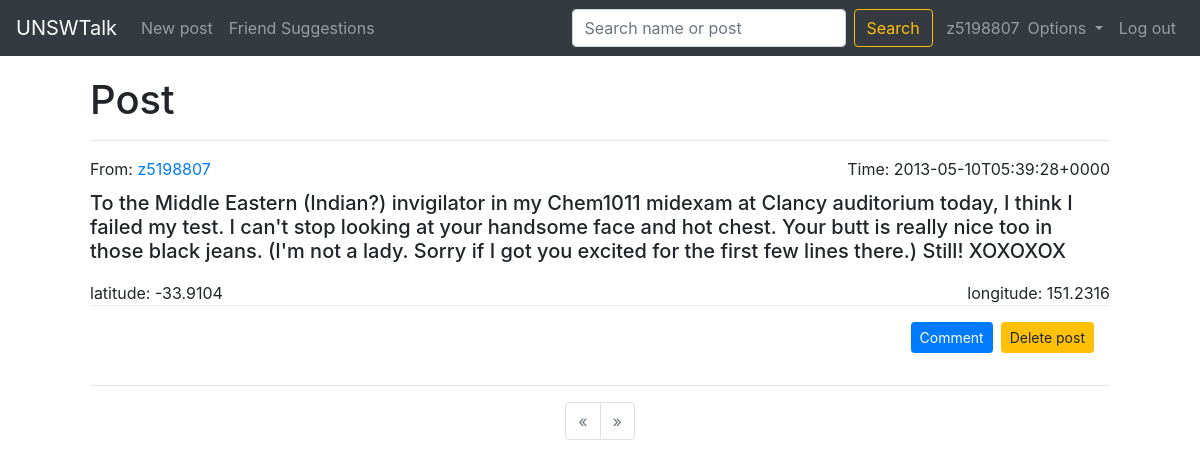
Screenshot of /post/1/ (signed in) with the database file from the repository.
### tables this page shows
CREATE TABLE posts(
ID INTEGER PRIMARY KEY AUTOINCREMENT,
MESSAGE TEXT,
'FROM' TEXT NOT NULL,
'TIME' TEXT NOT NULL,
LATITUDE NUMERIC,
LONGITUDE NUMERIC
);

### UNSWtalk.py (the view, shortened to what this page needs)
@app.route("/post/", methods=['GET'])
@app.route("/post/<int:pid>/", methods=['GET'])
@login_required
def post(pid):
    try:
        session['viewing_post'] = pid
        post = DB.SearchPostsByID(pid)
        post = escape_message([post])[0]
        if 'page' in request.args:
            pagination_num = int(request.args['page'])
        else:
            pagination_num = 1
        comments = DB.SearchCommentByPostID(pid)
        total_page = math.ceil(len(comments)/page_size)
        comments = comments[(pagination_num-1)*page_size:pagination_num*page_size]
        crl = []
        User_img_path = DB.GetAllUserImg()
        return render_template("post.html",mpost=post,crl=crl,total_page=total_page,
        pagination_num=pagination_num,User_img_path=User_img_path)
    except Exception as e:
        raise e
        return redirect(url_for('main'))

### Helper.py (called while the page is built)
    def GetAllUserImg(self):
        result = {}
        with sqlite3.connect(self.DBname) as conn:
            c = conn.cursor()
            c.execute("select ZID, IMG from user_info")
            for line in c.fetchall():
                result[line[0]] = line[1]
        return result

    def SearchPostsByID(self,id):
        with sqlite3.connect(self.DBname) as conn:
            c = conn.cursor()
            c.execute(f"select * from posts where ID = (?)",[id])
            line = c.fetchone()
            result = {'id':line[0],'message':line[1],'from':line[2],'time':line[3],
                                'latitude':line[4],'longitude':line[5]}
        return result

    def SearchCommentByPostID(self,post_id):
        result = []
        with sqlite3.connect(self.DBname) as conn:
            c = conn.cursor()
            c.execute(f"select * from comments where POSTID = (?)",[post_id])
            for line in c.fetchall():
                result.append({'id':line[0],'message':line[1],'from':line[2],'time':line[3],'post_ID':line[4]})
        return result

### UNSWtalk.py (called while the page is built)
def login_required(f):
    @wraps(f)
    def wrap(*args, **kwargs):
        if 'login' in session and session['login']:
            return f(*args, **kwargs)
        else:
            flash("You need to login first")
            return redirect(url_for('main'))
    return wrap

### templates/post.html (shortened to what this page needs)
{% extends "main.html" %}
{% block body %}
<div class="">
    <h1>Post</h1>
    <hr />
    <div class="d-flex w-100 justify-content-between">
        <samll>From:<a href="{{url_for('user_info') + mpost['from']|safe}}"> {{ mpost['from'] }}</a></samll>
        <samll>Time: {{ mpost['time'] }}</samll>
    </div>
    <h5 style="padding-top:10px;padding-bottom:10px">{{mpost['message']|safe}}</h5>
    <div class="d-flex w-100 justify-content-between">
        <samll>latitude: {{ mpost['latitude'] }}</samll>
        <samll>longitude: {{ mpost['longitude'] }}</samll>
    </div>
    <div class="modal-footer">
        <button class="btn btn-primary btn-sm" type="button padding-bottom:10px" data-toggle="collapse" data-target="#postcollapse" aria-expanded="false" aria-controls="postcollapse">
            Comment
        </button>
        {% if mpost['from'] == session['zid'] %}
        <form action="{{url_for('delete_post')}}" method="post">
                <button type="submit" class="btn btn-warning btn-sm" name="Delete_post">Delete post</button>
        </form>
        {% endif %}
    </div>
    <hr />
</div>
<nav aria-label="Page navigation example">
    <ul class="pagination justify-content-center">
        {% if (pagination_num-1) >= 1%}
        <li class="page-item">
            <a class="page-link" href="{{url_for('post')+session['viewing_post']|safe}}?page={{pagination_num-1}}" aria-label="Previous">
                <span aria-hidden="true">&laquo;</span>
                <span class="sr-only">Previous</span>
            </a>
        </li>
        {% else %}
        <li class="page-item disabled">
            <a class="page-link" href="" aria-label="Previous">
                <span aria-hidden="true">&laquo;</span>
            </a>
        </li>
        {% endif %}
        {% if (pagination_num) >= total_page %}
        <li class="page-item disabled">
            <a class="page-link" href="" aria-label="Next">
                <span aria-hidden="true">&raquo;</span>
            </a>
        </li>
        {% endif %}
    </ul>
</nav>
{% endblock %}

### templates/main.html (shortened to what this page needs)
{% extends "header.html" %}
{% block content %}
{% if 'login' in session and session['login'] %}
    {% block body %}
    {% endblock %}
{% endif %}
{% endblock %}

### templates/header.html (shortened to what this page needs)
<!DOCTYPE html>
<html lang="en">
<head>
    <link rel="stylesheet" href="https://maxcdn.bootstrapcdn.com/bootstrap/4.0.0-beta/css/bootstrap.min.css">
</head>
<body>
<nav class="navbar navbar-expand-lg navbar-dark bg-dark">
    <div class="collapse navbar-collapse" id="navbarTogglerDemo01">
        <a class="navbar-brand" href="{{ url_for('main') }}">UNSWTalk</a>
        <ul class="navbar-nav mr-auto mt-2 mt-lg-0">
            <li class="nav-item">
                <a class="nav-link" href="{{url_for('new_post')}}">New post</a>
            </li>
            <li class="nav-item">
                <a class="nav-link" href="{{url_for('friend_suggestion')}}">Friend Suggestions</a>
            </li>
        </ul>
        {% if not session.login %}
        <form class="form-inline my-2 my-lg-0" method="post" action="{{url_for('log_in_out_function')}}">
            <input class="form-control mr-sm-2" type="text" placeholder="zID" name="zid" value="{{ request.form.zid }}">
            <input class="form-control mr-sm-2" type="password" placeholder="password" name="password" value="{{ request.form.password }}">
            <button class="btn btn-outline-warning my-2 my-sm-0" type="submit">Login</button>
        </form>
        <ul class="navbar-nav">
            <li class="nav-item">
                <a class="nav-link" href="{{ url_for('forget_pass')}}">Forget password?</a>
            </li>
            <li class="nav-item">
                <a class="nav-link" href="{{ url_for('sign_up') }}">Sign up</a>
            </li>
        </ul>
        {% else %}
        <ul class="navbar-nav inline">
            <form class="form-inline my-2 my-lg-0" method="post" action="{{url_for('searchresult')}}">
                <input class="form-control mr-sm-2" type="text" placeholder="Search name or post" name="smessage" value="">
                <button class="btn btn-outline-warning my-2 my-sm-0" type="submit">Search</button>
            </form>
            <span class="navbar-text">
            </span>
            <span class="navbar-text">
                {{ session.zid }}
            </span>
            <li class="nav-item dropdown">
                <a class="nav-link dropdown-toggle" href="https://example.com" id="navbarDropdownMenuLink" data-toggle="dropdown" aria-haspopup="true" aria-expanded="false">
                    Options
                </a>
            </li>
            <li class="nav-item">
                <a class="nav-link" href="{{ url_for('log_in_out_function') }}?logout=True">Log out</a>
            </li>
        </ul>
        {% endif %}
    </div>
</nav>
<div class="container" style="min-height:100%;width:80%;padding-top:20px">
</div>
<div class="container">
    <div class="container">
        <div class="container">
            <div class="container">
    {% block content %}{% endblock %}
</div>
</body>
</html>

### rows the page displays
posts: from "z5198807", time "2013-05-10T05:39:28+0000", message "To the Middle Eastern (Indian?) invigilator in my Chem1011 midexam at Clancy auditorium today, I think I failed my test. I can't stop looking at your handsome face and hot chest. Your butt is really nice too in those black jeans. (I'm not a lady. Sorry if I got you excited for the first few lines there.) Still! XOXOXOX", latitude "-33.9104", longitude "151.2316"

### other values shown
{{ session.zid }} "z5198807"
